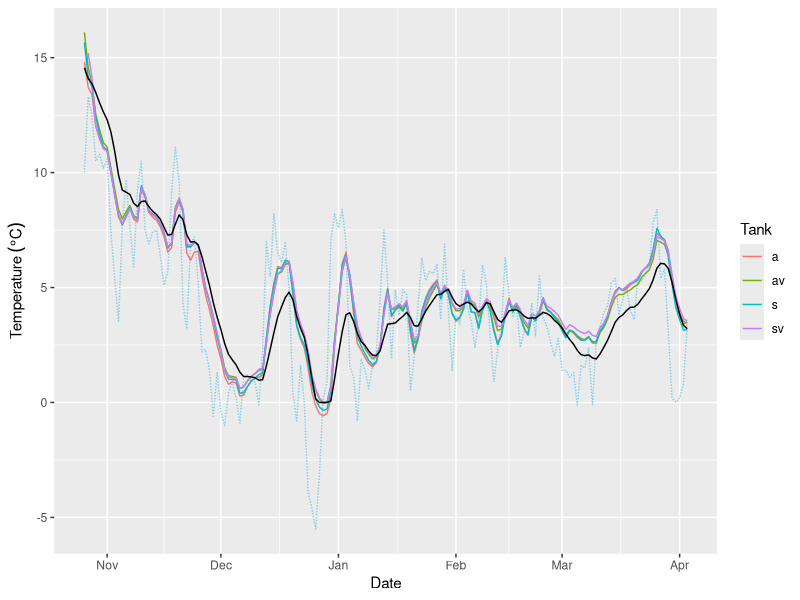

R code for this plot:
# Plot STM results 

# Plotting package
library(ggplot2)

# Load data
meas <- read.csv('meas_temperature/output/temp_meas_day.csv')
pred <- read.csv('stm_output/G_temp.csv', skip = 2)

# Sort out dates
pred$year <- pred$year + 2020
meas$date <- as.POSIXct(meas$date, format = '%Y-%m-%d')
pred$date <- as.POSIXct(paste(pred$doy, pred$year), format = '%j %Y')

# Plot results
p <- ggplot(meas, aes(date, temp, colour = slurry)) +
  geom_line(data = pred, aes(date, air_temp), colour = 'skyblue', lty = '11') +
  geom_line() +
  geom_line(data = pred, aes(date, slurry_temp), colour = 'black') +
  labs(x = 'Date', y = expression('Temperature'~(degree*C)), colour = 'Tank')
ggsave('plots/small_tank_temp.png', p, height = 5, width = 5)
